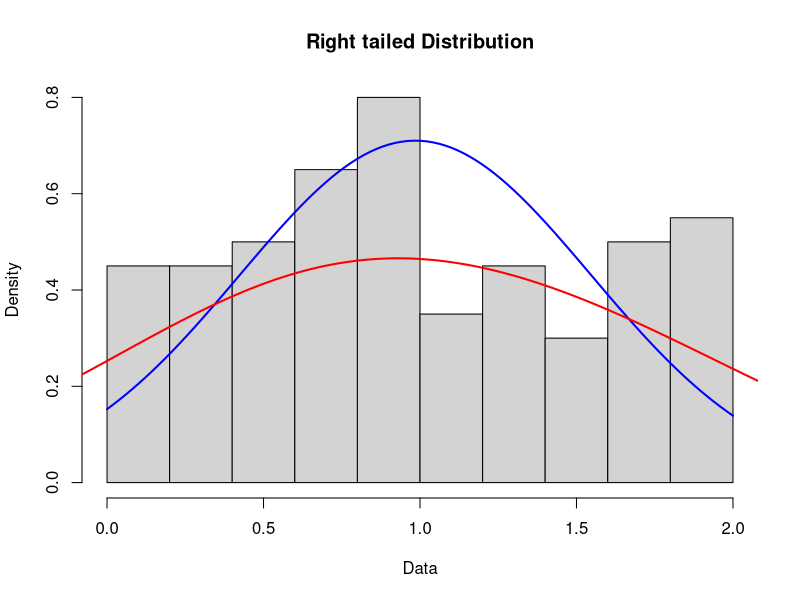
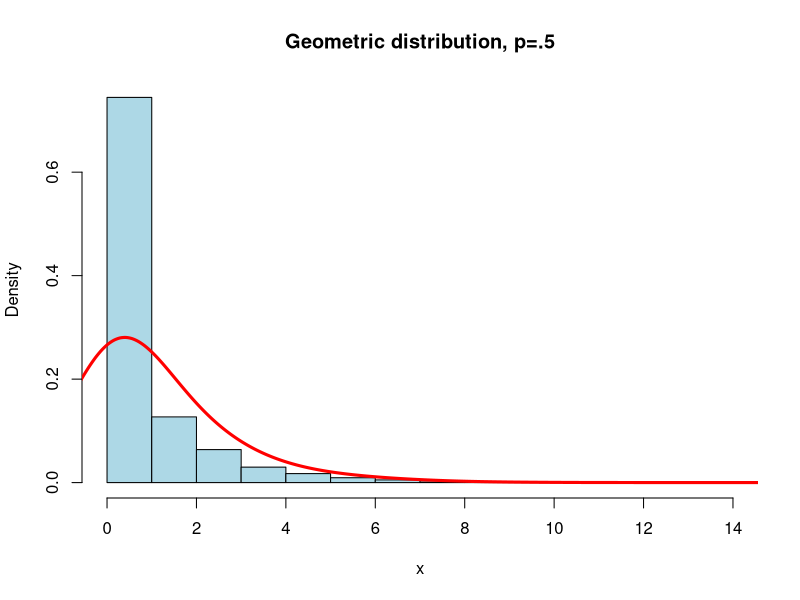
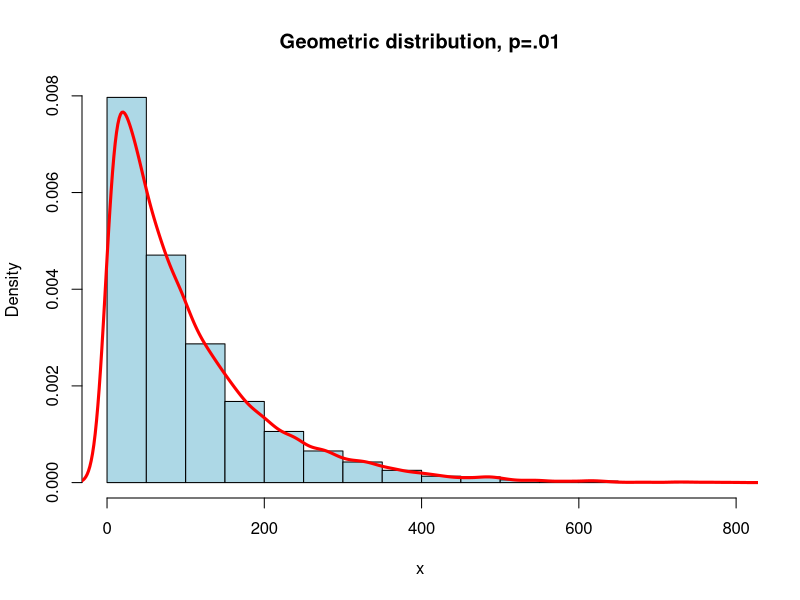
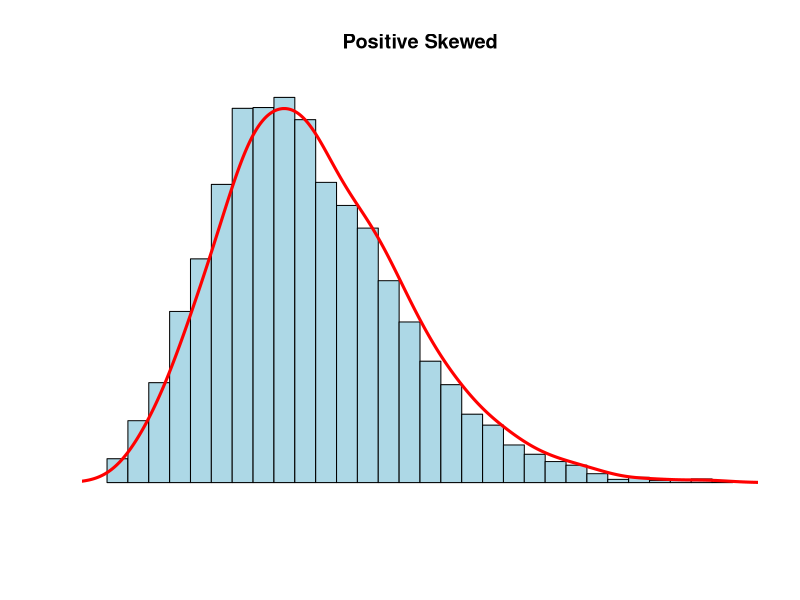
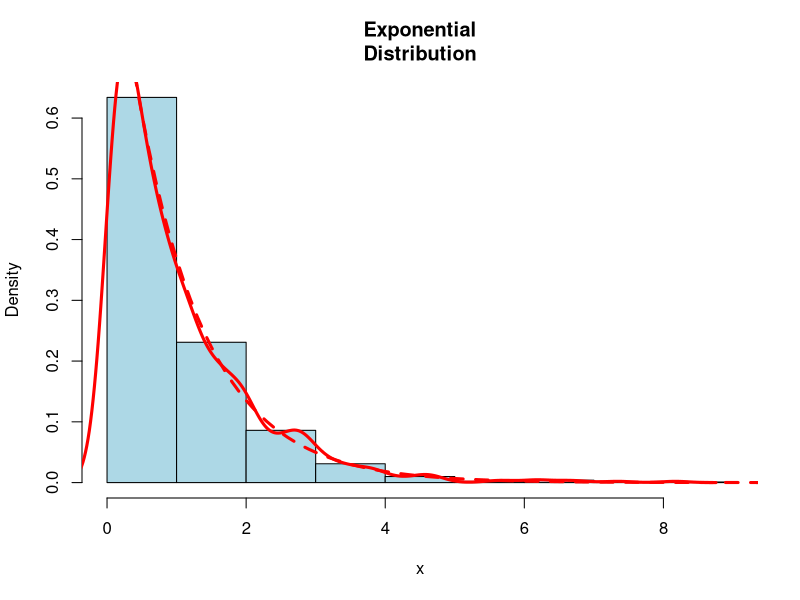
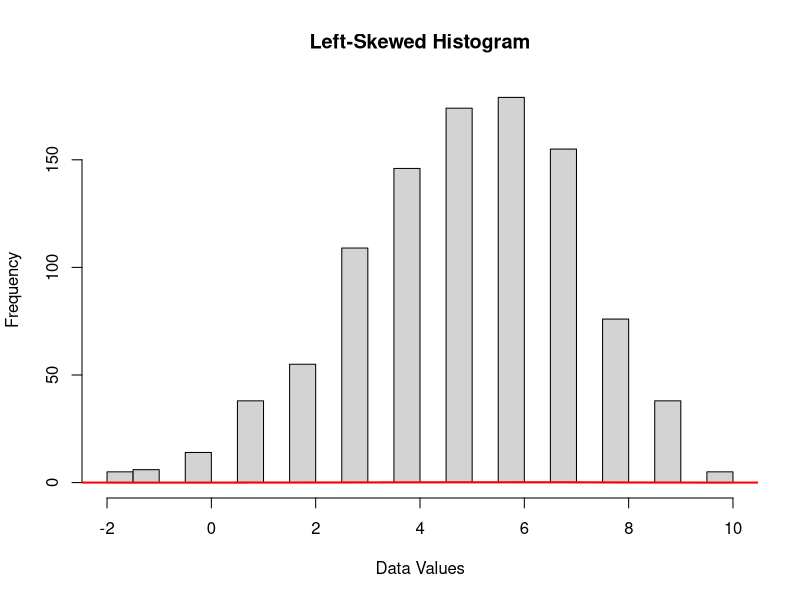

Here is the R script that generated these plots, in order:
n = 100
#short tailed: Uniform (on [0,2]) with mu = 1 and sigma = 0.3333;
short <- runif(n,min=0,max=2)
RandomData <- short
title <- "Right tailed Distribution"
std<-sd(RandomData)
m <- mean(RandomData)
hist(RandomData, xlab="Data", freq = FALSE, main=title)
curve(dnorm(x, mean=m, sd=std), col="blue", lwd=2, add=TRUE)
lines(density(RandomData,adjust=3),col = "red", lwd=2)

N <- 10000
x <- rgeom(N, .5)
hist(x,
     xlim=c(min(x),max(x)), probability=T,
     nclass=max(x)-min(x)+1,
     col='lightblue',
     main='Geometric distribution, p=.5')
lines(density(x,bw=1), col='red', lwd=3)

N <- 10000
x <- rgeom(N, .01)
hist(x,
     xlim=c(min(x),max(x)), probability=T, nclass=20,
     col='lightblue',
     main='Geometric distribution, p=.01')
lines(density(x), col='red', lwd=3)

N <- 10000
x <- rnbinom(N, 10, .5)
hist(x,
     xlim=c(min(x),max(x)), probability=T,
     nclass=max(x)-min(x)+1,
     col='lightblue', xlab=' ', ylab=' ',
     axes=F,main='Positive Skewed')
lines(density(x,bw=1), col='red', lwd=3)

n <- 1000
x <- rexp(n)
hist(x, probability=T,
     col='light blue', main='Exponential
Distribution')
lines(density(x), col='red', lwd=3)
curve(dexp(x), xlim=c(0,10), col='red',
      lwd=3, lty=2,
      add=T)

data <- rpois(1000, lambda=5)
data <- 10 - data

# Create a histogram with 20 bins and a left-skewed distribution
hist(data, breaks=20, main="Left-Skewed Histogram", xlab="Data Values")

# Add a density curve to the histogram
lines(density(data), col="red", lwd=2)


